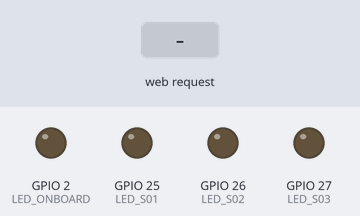
Simulated run of this sketch. Board: ESP32. On the bench: output pins drawn as LEDs (lit = HIGH). The test bench sets the inputs (shaded band). WiFi joins after 1.5 s; servers stay silent unless stated; what the sketch prints to the serial monitor is not drawn.

Above: at 13.7 s.
13.8 s: HTTP request GET /light?shelf=S1 received
At 14.2 s:
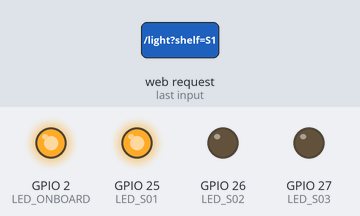
15.3 s: HTTP request GET /off received
At 16.5 s:
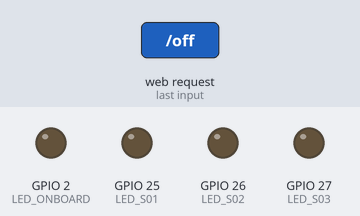
16.8 s: HTTP request GET /light?shelf=S2 received
At 17.7 s:
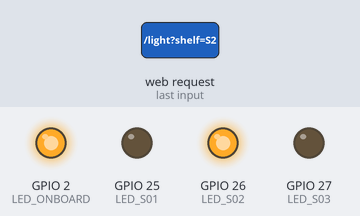
Timing chart, 0 to 48.3 s (numbered marks = the images above; inputs shaded):
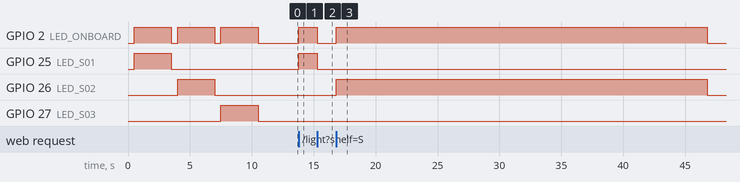

The sketch:

smart_library_leds.ino
```cpp
/*
  Smart Library — ESP32 shelf LEDs
  Board: ESP-32S NodeMCU — use pins labeled P25, P26, P27, GND
  On boot: each LED turns on for 3 seconds (watch Serial Monitor).
*/

#include <WiFi.h>
#include <WebServer.h>

const char* WIFI_SSID = "yathu04";
const char* WIFI_PASSWORD = "y@thu#047";

// Labels on your board bottom: P25, P26, P27
const int LED_S01 = 25; // S-01 → P25
const int LED_S02 = 26; // S-02 → P26
const int LED_S03 = 27; // S-03 → P27
const int LED_ONBOARD = 2; // small blue LED on many boards (P2)

// Keep shelf LED on for 30 seconds, then auto off
const unsigned long LED_ON_MS = 30000;

WebServer server(80);

unsigned long ledOffAt = 0;
bool ledIsOn = false;

void allOff() {
  digitalWrite(LED_S01, LOW);
  digitalWrite(LED_S02, LOW);
  digitalWrite(LED_S03, LOW);
  digitalWrite(LED_ONBOARD, LOW);
  ledIsOn = false;
  ledOffAt = 0;
}

void lightShelf(const String& shelf) {
  allOff();
  if (shelf == "S-01" || shelf == "S1") {
    digitalWrite(LED_S01, HIGH);
  } else if (shelf == "S-02" || shelf == "S2") {
    digitalWrite(LED_S02, HIGH);
  } else if (shelf == "S-03" || shelf == "S3") {
    digitalWrite(LED_S03, HIGH);
  } else {
    return;
  }
  digitalWrite(LED_ONBOARD, HIGH); // proves software ran even if external LED fails
  ledIsOn = true;
  ledOffAt = millis() + LED_ON_MS;
}

void testPin(int pin, const char* name) {
  Serial.print("TEST ON: ");
  Serial.println(name);
  digitalWrite(pin, HIGH);
  digitalWrite(LED_ONBOARD, HIGH);
  delay(3000);
  digitalWrite(pin, LOW);
  digitalWrite(LED_ONBOARD, LOW);
  Serial.print("TEST OFF: ");
  Serial.println(name);
  delay(500);
}

void sendCors() {
  server.sendHeader("Access-Control-Allow-Origin", "*");
  server.sendHeader("Access-Control-Allow-Methods", "GET, OPTIONS");
  server.sendHeader("Access-Control-Allow-Headers", "*");
}

void handleOptions() {
  sendCors();
  server.send(204);
}

void handleRoot() {
  sendCors();
  server.send(200, "text/plain", "Smart Library ESP32 OK");
}

void handleLight() {
  sendCors();
  if (!server.hasArg("shelf")) {
    server.send(400, "text/plain", "missing shelf");
    return;
  }
  String shelf = server.arg("shelf");
  lightShelf(shelf);
  Serial.println("Light request: " + shelf);
  server.send(200, "text/plain", "lit " + shelf + " (auto-off 30s)");
}

void handleOff() {
  sendCors();
  allOff();
  server.send(200, "text/plain", "off");
}

void setup() {
  Serial.begin(115200);
  delay(500);
  pinMode(LED_S01, OUTPUT);
  pinMode(LED_S02, OUTPUT);
  pinMode(LED_S03, OUTPUT);
  pinMode(LED_ONBOARD, OUTPUT);
  allOff();

  Serial.println();
  Serial.println("=== LED self-test (3s each) ===");
  Serial.println("Watch external LEDs on P25/P26/P27");
  Serial.println("Onboard P2 should also blink each time");
  testPin(LED_S01, "P25 / S-01");
  testPin(LED_S02, "P26 / S-02");
  testPin(LED_S03, "P27 / S-03");
  Serial.println("=== Self-test done ===");

  WiFi.mode(WIFI_STA);
  WiFi.begin(WIFI_SSID, WIFI_PASSWORD);
  Serial.print("Connecting WiFi");
  while (WiFi.status() != WL_CONNECTED) {
    delay(500);
    Serial.print(".");
  }
  Serial.println();
  Serial.print("ESP32 IP: ");
  Serial.println(WiFi.localIP());

  server.on("/", HTTP_GET, handleRoot);
  server.on("/light", HTTP_GET, handleLight);
  server.on("/off", HTTP_GET, handleOff);
  server.on("/", HTTP_OPTIONS, handleOptions);
  server.on("/light", HTTP_OPTIONS, handleOptions);
  server.on("/off", HTTP_OPTIONS, handleOptions);
  server.begin();
}

void loop() {
  server.handleClient();
  if (ledIsOn && millis() >= ledOffAt) {
    allOff();
    Serial.println("LED auto-off");
  }
}
```

Measured:
- after the input at 13.8 s, GPIO 2 (LED_ONBOARD), GPIO 25 (LED_S01): LOW → HIGH at once
- after the input at 15.3 s, GPIO 2 (LED_ONBOARD), GPIO 25 (LED_S01): HIGH → LOW at once
- after the input at 16.8 s, GPIO 2 (LED_ONBOARD), GPIO 26 (LED_S02): LOW → HIGH at once, → LOW 30.0 s later
